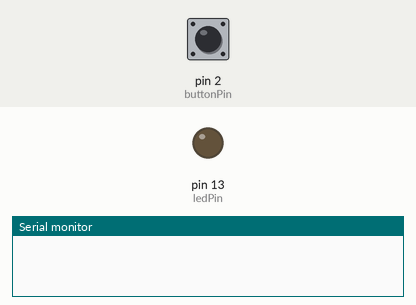
A sketch run on a simulated Arduino Leonardo, built with avr-gcc and run on an emulated ATmega32U4. Shown: output pins drawn as LEDs (lit = HIGH), the last lines printed to the serial monitor. Inputs (shaded band) come from the test bench; at power-on: pin 2 (buttonPin) LOW.

Above: at 1.2 s.
1.3 s: pin 2 (buttonPin) pulled HIGH for 0.25 s
At 1.5 s:
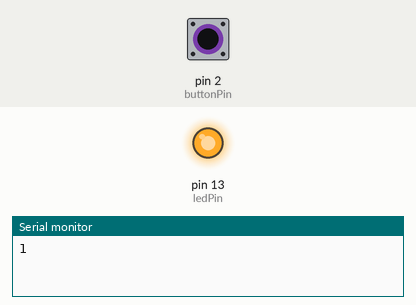
3.1 s: pin 2 (buttonPin) pulled HIGH for 3.2 s
At 6.9 s:
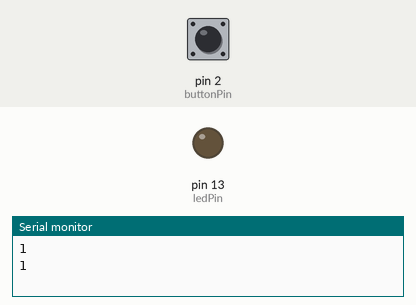
Timing chart, 0 to 8.4 s (numbered marks = the images above; inputs shaded):
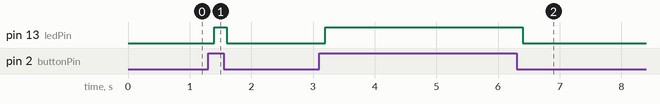

Measured:
- after the input at 1.3 s, pin 13 (ledPin): LOW → HIGH after 0.10 s, → LOW 0.20 s later
- after the input at 3.1 s, pin 13 (ledPin): LOW → HIGH after 0.10 s, → LOW 3.2 s later

The sketch:

GotowyLicznik.ino.ino
```cpp
const int buttonPin = 2;
const int ledPin =  13;


int obecny = 0;
int poprzedni = 0;
int counter = 0;

void setup() {

  pinMode(ledPin, OUTPUT);

  pinMode(buttonPin, INPUT);
  Serial.begin(9600);
  Serial.setTimeout(10);
}

void loop() {

  obecny = digitalRead(buttonPin);
  counter += 1;
  if(obecny != poprzedni)
  {
    if(obecny == HIGH)
    {
      counter = 0;
      Serial.println(1);
      poprzedni = obecny;

      digitalWrite(ledPin, HIGH);
    }
    else
    {
      counter = 0;
      poprzedni = obecny;
      digitalWrite(buttonPin, obecny);
      digitalWrite(ledPin, LOW);
    }
  }


    delay(200);

}
```
